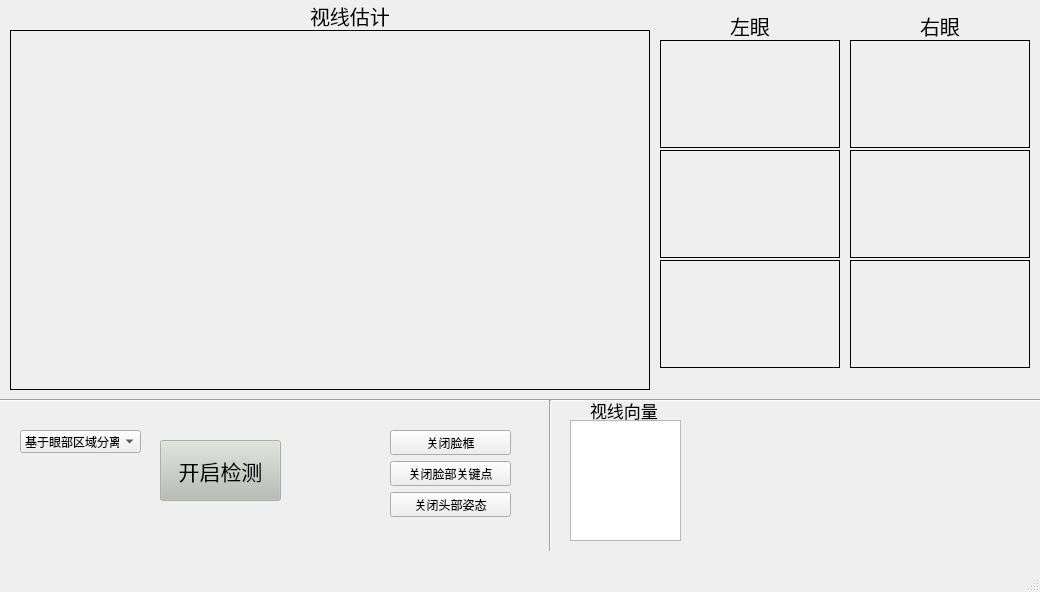
<?xml version="1.0" encoding="UTF-8"?>
<ui version="4.0">
 <class>CameraWindow</class>
 <widget class="QMainWindow" name="CameraWindow">
  <property name="geometry">
   <rect>
    <x>0</x>
    <y>0</y>
    <width>1040</width>
    <height>592</height>
   </rect>
  </property>
  <property name="windowTitle">
   <string>视线估计演示工具</string>
  </property>
  <property name="toolTipDuration">
   <number>3</number>
  </property>
  <widget class="QWidget" name="centralwidget">
   <widget class="QLabel" name="cameraLabel">
    <property name="geometry">
     <rect>
      <x>10</x>
      <y>30</y>
      <width>640</width>
      <height>360</height>
     </rect>
    </property>
    <property name="frameShape">
     <enum>QFrame::Box</enum>
    </property>
    <property name="frameShadow">
     <enum>QFrame::Plain</enum>
    </property>
    <property name="text">
     <string/>
    </property>
   </widget>
   <widget class="Line" name="line_2">
    <property name="geometry">
     <rect>
      <x>0</x>
      <y>390</y>
      <width>1041</width>
      <height>20</height>
     </rect>
    </property>
    <property name="orientation">
     <enum>Qt::Horizontal</enum>
    </property>
   </widget>
   <widget class="QLabel" name="label_2">
    <property name="geometry">
     <rect>
      <x>920</x>
      <y>10</y>
      <width>41</width>
      <height>31</height>
     </rect>
    </property>
    <property name="font">
     <font>
      <pointsize>15</pointsize>
     </font>
    </property>
    <property name="text">
     <string>右眼</string>
    </property>
   </widget>
   <widget class="QLabel" name="label_3">
    <property name="geometry">
     <rect>
      <x>590</x>
      <y>400</y>
      <width>91</width>
      <height>21</height>
     </rect>
    </property>
    <property name="font">
     <font>
      <pointsize>13</pointsize>
     </font>
    </property>
    <property name="text">
     <string>视线向量</string>
    </property>
   </widget>
   <widget class="QLabel" name="label_4">
    <property name="geometry">
     <rect>
      <x>730</x>
      <y>10</y>
      <width>51</width>
      <height>31</height>
     </rect>
    </property>
    <property name="font">
     <font>
      <pointsize>15</pointsize>
     </font>
    </property>
    <property name="text">
     <string>左眼</string>
    </property>
   </widget>
   <widget class="QLabel" name="label_5">
    <property name="geometry">
     <rect>
      <x>310</x>
      <y>0</y>
      <width>101</width>
      <height>31</height>
     </rect>
    </property>
    <property name="font">
     <font>
      <pointsize>15</pointsize>
     </font>
    </property>
    <property name="text">
     <string>视线估计</string>
    </property>
   </widget>
   <widget class="QTextEdit" name="GazetextEdit">
    <property name="geometry">
     <rect>
      <x>570</x>
      <y>420</y>
      <width>111</width>
      <height>121</height>
     </rect>
    </property>
   </widget>
   <widget class="QWidget" name="verticalLayoutWidget">
    <property name="geometry">
     <rect>
      <x>390</x>
      <y>430</y>
      <width>121</width>
      <height>87</height>
     </rect>
    </property>
    <layout class="QVBoxLayout" name="verticalLayout_4">
     <item>
      <widget class="QPushButton" name="pushButton_b">
       <property name="text">
        <string>关闭脸框</string>
       </property>
      </widget>
     </item>
     <item>
      <widget class="QPushButton" name="pushButton_l">
       <property name="text">
        <string>关闭脸部关键点</string>
       </property>
      </widget>
     </item>
     <item>
      <widget class="QPushButton" name="pushButton_h">
       <property name="text">
        <string>关闭头部姿态</string>
       </property>
      </widget>
     </item>
    </layout>
   </widget>
   <widget class="QPushButton" name="cameraButton">
    <property name="geometry">
     <rect>
      <x>160</x>
      <y>440</y>
      <width>121</width>
      <height>61</height>
     </rect>
    </property>
    <property name="palette">
     <palette>
      <active>
       <colorrole role="Button">
        <brush brushstyle="SolidPattern">
         <color alpha="255">
          <red>186</red>
          <green>189</green>
          <blue>182</blue>
         </color>
        </brush>
       </colorrole>
      </active>
      <inactive>
       <colorrole role="Button">
        <brush brushstyle="SolidPattern">
         <color alpha="255">
          <red>186</red>
          <green>189</green>
          <blue>182</blue>
         </color>
        </brush>
       </colorrole>
      </inactive>
      <disabled>
       <colorrole role="Button">
        <brush brushstyle="SolidPattern">
         <color alpha="255">
          <red>186</red>
          <green>189</green>
          <blue>182</blue>
         </color>
        </brush>
       </colorrole>
      </disabled>
     </palette>
    </property>
    <property name="font">
     <font>
      <pointsize>16</pointsize>
     </font>
    </property>
    <property name="text">
     <string>开启检测</string>
    </property>
   </widget>
   <widget class="Line" name="line_3">
    <property name="geometry">
     <rect>
      <x>540</x>
      <y>400</y>
      <width>20</width>
      <height>151</height>
     </rect>
    </property>
    <property name="orientation">
     <enum>Qt::Vertical</enum>
    </property>
   </widget>
   <widget class="QLabel" name="left_eye_Label">
    <property name="geometry">
     <rect>
      <x>660</x>
      <y>40</y>
      <width>180</width>
      <height>108</height>
     </rect>
    </property>
    <property name="frameShape">
     <enum>QFrame::Box</enum>
    </property>
    <property name="text">
     <string/>
    </property>
   </widget>
   <widget class="QLabel" name="left_eye_Label_2">
    <property name="geometry">
     <rect>
      <x>660</x>
      <y>150</y>
      <width>180</width>
      <height>108</height>
     </rect>
    </property>
    <property name="frameShape">
     <enum>QFrame::Box</enum>
    </property>
    <property name="text">
     <string/>
    </property>
   </widget>
   <widget class="QLabel" name="right_eye_Label_2">
    <property name="geometry">
     <rect>
      <x>850</x>
      <y>150</y>
      <width>180</width>
      <height>108</height>
     </rect>
    </property>
    <property name="frameShape">
     <enum>QFrame::Box</enum>
    </property>
    <property name="text">
     <string/>
    </property>
   </widget>
   <widget class="QLabel" name="right_eye_Label">
    <property name="geometry">
     <rect>
      <x>850</x>
      <y>40</y>
      <width>180</width>
      <height>108</height>
     </rect>
    </property>
    <property name="frameShape">
     <enum>QFrame::Box</enum>
    </property>
    <property name="text">
     <string/>
    </property>
   </widget>
   <widget class="QLabel" name="left_eye_Label_3">
    <property name="geometry">
     <rect>
      <x>660</x>
      <y>260</y>
      <width>180</width>
      <height>108</height>
     </rect>
    </property>
    <property name="frameShape">
     <enum>QFrame::Box</enum>
    </property>
    <property name="text">
     <string/>
    </property>
   </widget>
   <widget class="QLabel" name="right_eye_Label_3">
    <property name="geometry">
     <rect>
      <x>850</x>
      <y>260</y>
      <width>180</width>
      <height>108</height>
     </rect>
    </property>
    <property name="frameShape">
     <enum>QFrame::Box</enum>
    </property>
    <property name="text">
     <string/>
    </property>
   </widget>
   <widget class="QComboBox" name="comboBox">
    <property name="geometry">
     <rect>
      <x>20</x>
      <y>430</y>
      <width>121</width>
      <height>23</height>
     </rect>
    </property>
    <item>
     <property name="text">
      <string>基于眼部区域分离</string>
     </property>
    </item>
    <item>
     <property name="text">
      <string>基于超分辨率</string>
     </property>
    </item>
    <item>
     <property name="text">
      <string>baseline</string>
     </property>
    </item>
   </widget>
  </widget>
  <widget class="QMenuBar" name="menubar">
   <property name="geometry">
    <rect>
     <x>0</x>
     <y>0</y>
     <width>1040</width>
     <height>23</height>
    </rect>
   </property>
  </widget>
  <widget class="QStatusBar" name="statusbar"/>
 </widget>
 <resources/>
 <connections/>
</ui>
